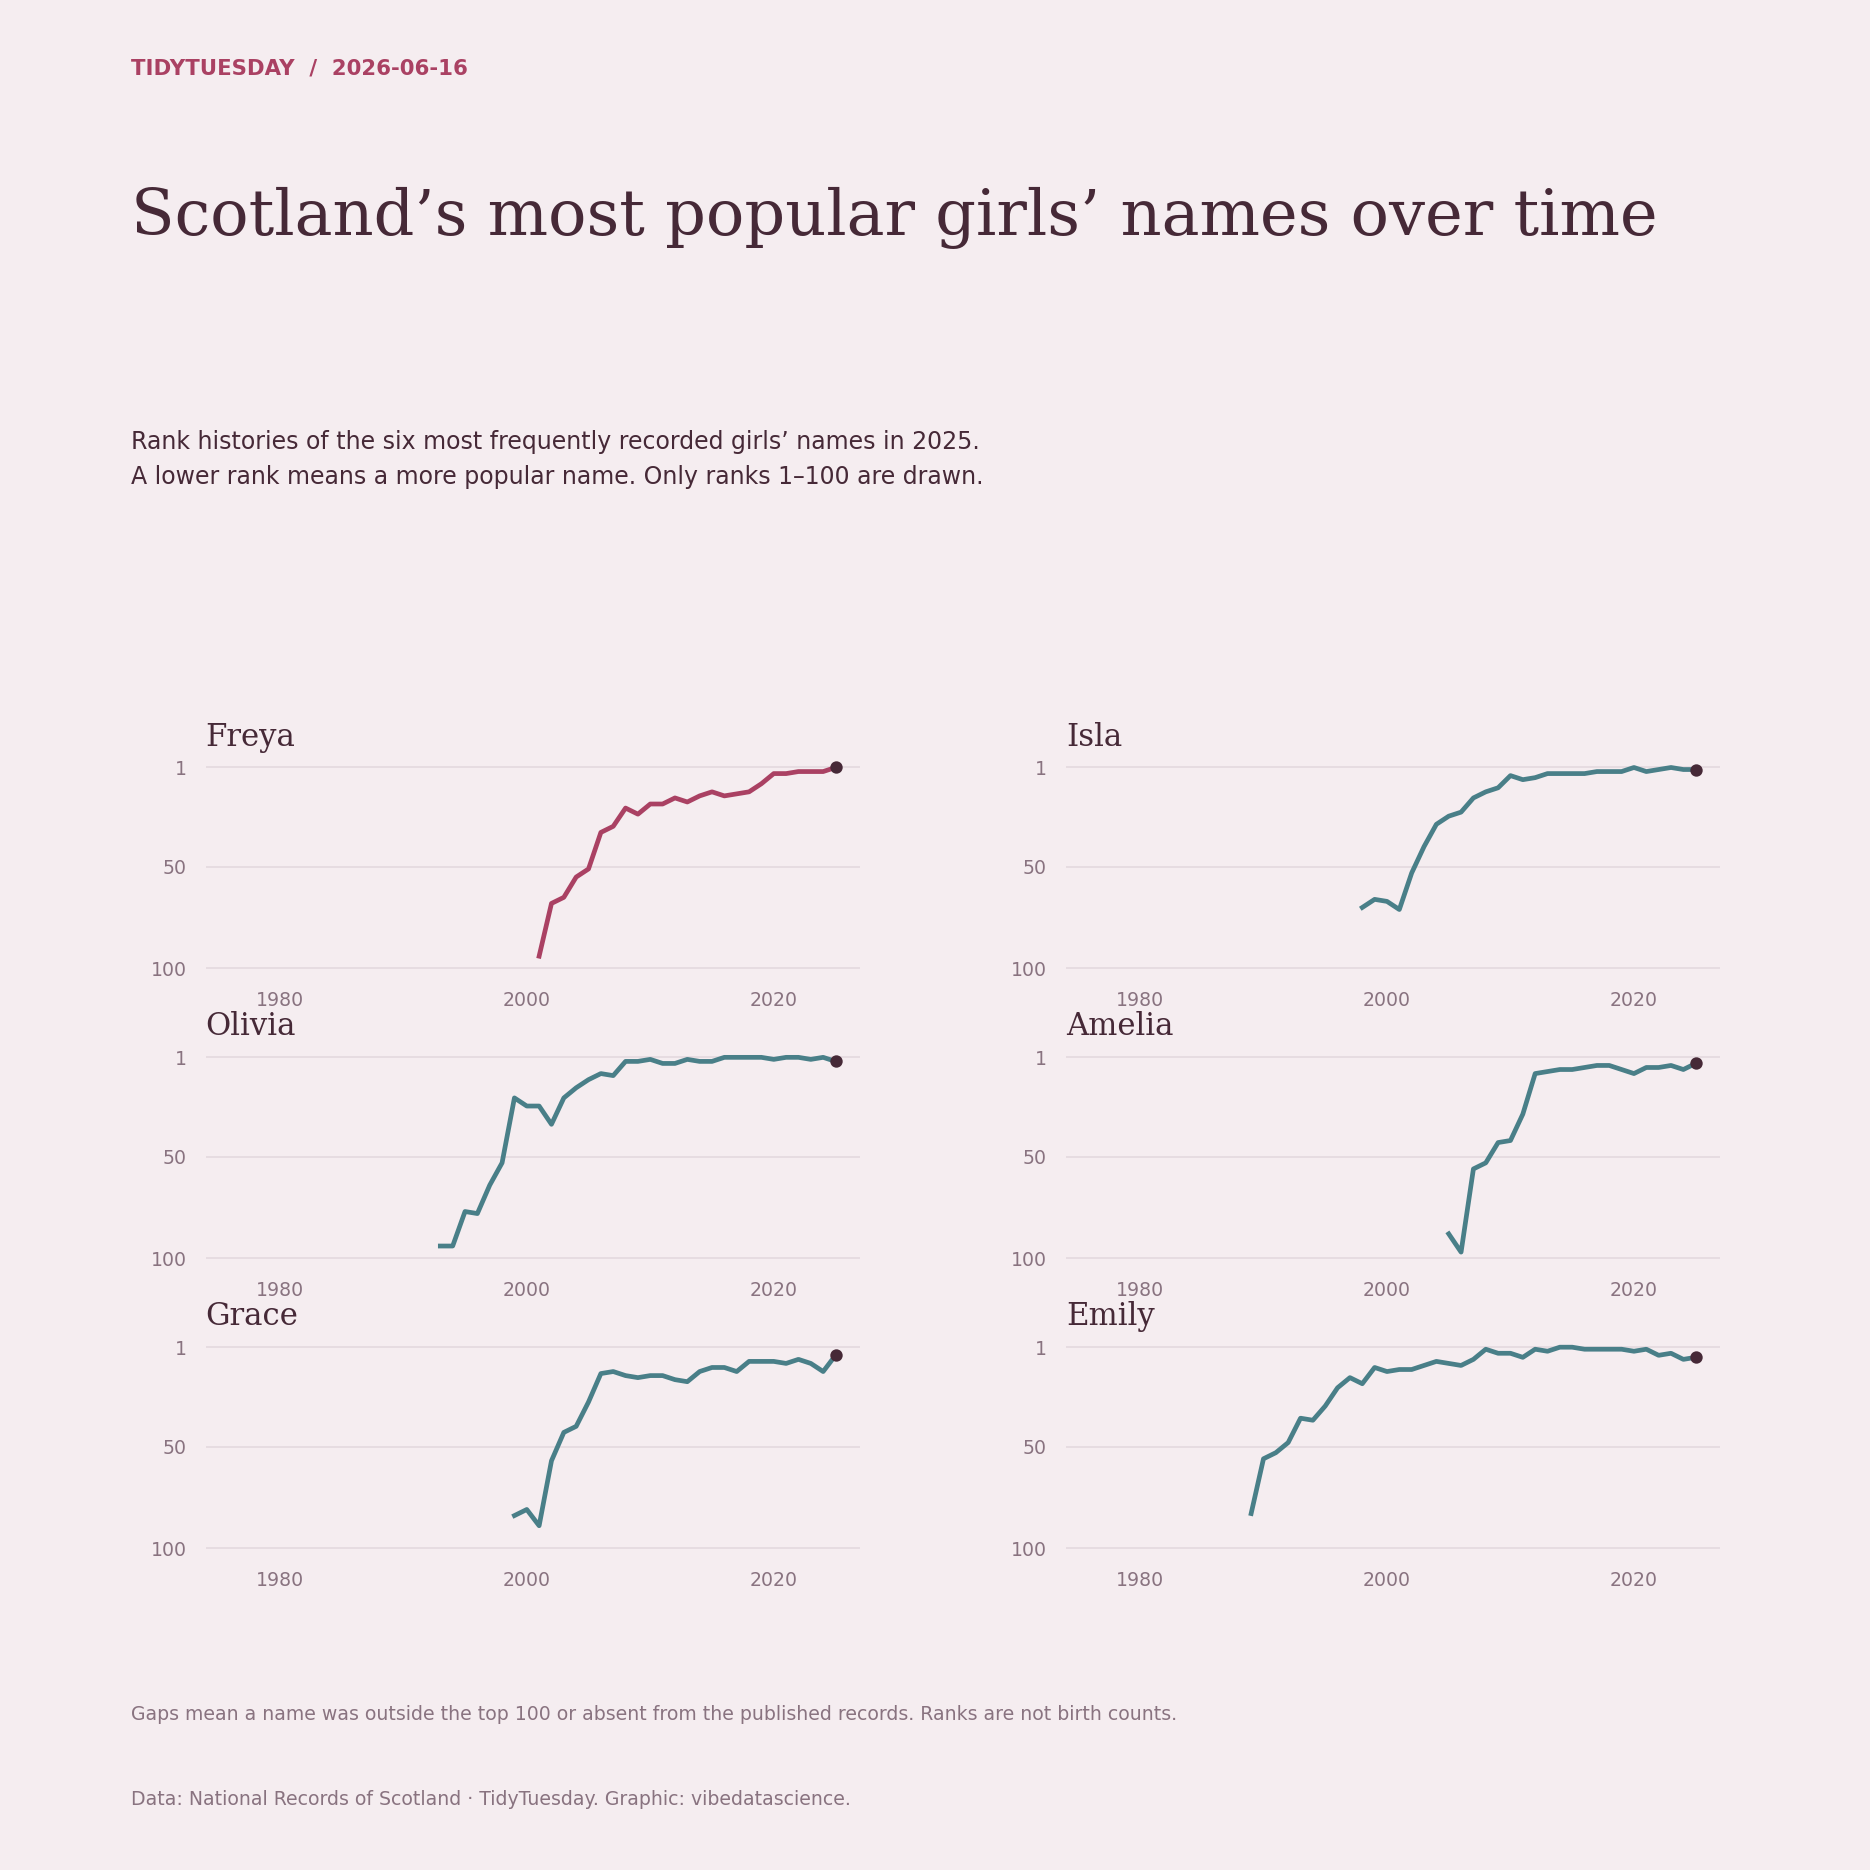

This figure's Python source:
"""TidyTuesday 2026-06-16: Scotland’s most popular girls’ names over time. Reproduce the chart from the bundled source data."""
from pathlib import Path
import textwrap
import re
from collections import Counter
import numpy as np
import pandas as pd
import matplotlib
matplotlib.use('Agg')
import matplotlib.pyplot as plt
import matplotlib.dates as mdates
from matplotlib.ticker import FuncFormatter, MaxNLocator
from matplotlib.colors import LinearSegmentedColormap, Normalize
from matplotlib.patches import Patch

HERE = Path(__file__).resolve().parent
PAPER, INK, MUTED, ACCENT, SECOND = ('#f5edf0', '#462937', '#897380', '#aa4163', '#497f88')
plt.rcParams.update({'font.family':'DejaVu Sans', 'font.size':10, 'text.color':INK,
 'axes.labelcolor':INK, 'xtick.color':MUTED, 'ytick.color':MUTED,
 'axes.edgecolor':MUTED, 'savefig.facecolor':PAPER})

def read(name):
    data = pd.read_csv(HERE / 'data' / (name + '.csv.gz'), low_memory=False)
    assert len(data), 'Empty source data'
    return data

def figure(subtitle, height=9):
    fig = plt.figure(figsize=(11,height), facecolor=PAPER)
    fig.text(.07,.96,'TIDYTUESDAY  /  2026-06-16',fontsize=9,color=ACCENT,weight='bold')
    fig.text(.07,.90,textwrap.fill('Scotland’s most popular girls’ names over time',48),fontsize=27,fontfamily='DejaVu Serif',va='top',linespacing=1.14)
    fig.text(.07,.77,subtitle,fontsize=10,va='top',linespacing=1.55)
    fig.text(.07,.035,textwrap.fill('Data: National Records of Scotland · TidyTuesday. Graphic: vibedatascience.',110),fontsize=8,color=MUTED,linespacing=1.5)
    return fig

def axis(fig, rect=(.24,.18,.69,.49), grid='x'):
    ax=fig.add_axes(rect,facecolor=PAPER)
    for spine in ax.spines.values():spine.set_visible(False)
    ax.tick_params(length=0,pad=8)
    if grid:ax.grid(axis=grid,color=MUTED,alpha=.16,linewidth=.7)
    ax.set_axisbelow(True)
    return ax

def save(fig):
    fig.savefig(HERE / '20260616.png',dpi=170)
    plt.close(fig)
    print('2026-06-16: saved 20260616.png')

df=read('scotland_names');df=df[df.Sex=='Girl'];year=int(df.Year.max());top=df[df.Year==year].nlargest(6,'Number').Name.tolist()
assert len(top)==6
fig=figure(f'Rank histories of the six most frequently recorded girls’ names in {year}.\nA lower rank means a more popular name. Only ranks 1–100 are drawn.',11)
for i,name in enumerate(top):
 ax=axis(fig,(.11+(i%2)*.46,.48-(i//2)*.155,.35,.115),grid='y')
 d=df[df.Name==name].set_index('Year').sort_index();assert not d.index.duplicated().any()
 s=d.Rank.reindex(range(int(df.Year.min()),year+1));s=s.where(s<=100)
 ax.plot(s.index,s,color=ACCENT if i==0 else SECOND,lw=2);ax.set_ylim(102,-4);ax.set_xlim(df.Year.min(),year+2)
 ax.set_yticks([1,50,100]);ax.set_xticks([1980,2000,2020]);ax.tick_params(labelsize=8)
 ax.set_title(name,loc='left',fontsize=13,fontfamily='DejaVu Serif',pad=5)
 ax.scatter(year,s.loc[year],color=INK,s=18,zorder=4)
fig.text(.07,.08,'Gaps mean a name was outside the top 100 or absent from the published records. Ranks are not birth counts.',fontsize=8,color=MUTED)
save(fig)
